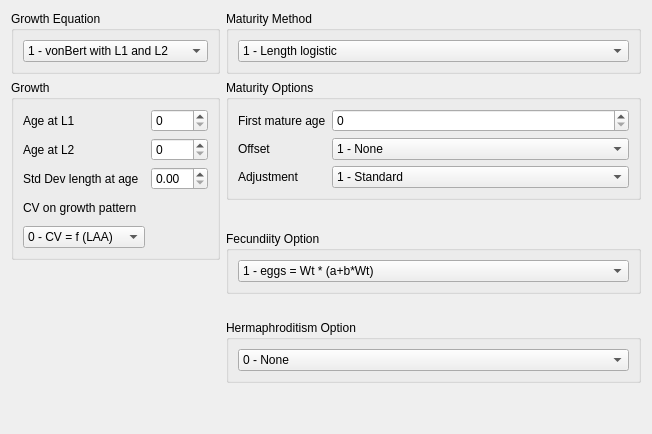
     <widget class="QWidget" name="tab_growth">
      <attribute name="title">
       <string>Growth/Maturity</string>
      </attribute>
      <layout class="QHBoxLayout" name="horizontalLayout_4">
       <item>
        <layout class="QGridLayout" name="gridLayout_2">
         <item row="0" column="1">
          <widget class="QGroupBox" name="groupBox_6">
           <property name="title">
            <string>Maturity Method</string>
           </property>
           <layout class="QVBoxLayout" name="verticalLayout_5">
            <item>
             <widget class="QComboBox" name="comboBox_maturity_method">
              <item>
               <property name="text">
                <string>1 - Length logistic</string>
               </property>
              </item>
              <item>
               <property name="text">
                <string>2 - Age logistic</string>
               </property>
              </item>
              <item>
               <property name="text">
                <string>3 - Read age/maturity matrix by growth pattern</string>
               </property>
              </item>
              <item>
               <property name="text">
                <string>4 - Read age/fecundity</string>
               </property>
              </item>
              <item>
               <property name="text">
                <string>5 - Read fecundity and weight from wtatage.ss</string>
               </property>
              </item>
             </widget>
            </item>
           </layout>
          </widget>
         </item>
         <item row="1" column="1">
          <widget class="QGroupBox" name="groupBox_7">
           <property name="title">
            <string>Maturity Options</string>
           </property>
           <layout class="QGridLayout" name="gridLayout_4">
            <item row="0" column="0">
             <widget class="QLabel" name="label_6">
              <property name="text">
               <string>First mature age</string>
              </property>
             </widget>
            </item>
            <item row="1" column="1">
             <widget class="QComboBox" name="comboBox_maturity_offset">
              <item>
               <property name="text">
                <string>1 - None</string>
               </property>
              </item>
              <item>
               <property name="text">
                <string>2 - M, G, CV_G as offset from female-GP1</string>
               </property>
              </item>
              <item>
               <property name="text">
                <string>3 - Like SS2 V1.X</string>
               </property>
              </item>
             </widget>
            </item>
            <item row="2" column="0">
             <widget class="QLabel" name="label_5">
              <property name="text">
               <string>Adjustment</string>
              </property>
             </widget>
            </item>
            <item row="1" column="0">
             <widget class="QLabel" name="label_4">
              <property name="text">
               <string>Offset</string>
              </property>
             </widget>
            </item>
            <item row="0" column="1">
             <widget class="QSpinBox" name="spinBox_maturity_first"/>
            </item>
            <item row="2" column="1">
             <widget class="QComboBox" name="comboBox_maturity_adjustment">
              <item>
               <property name="text">
                <string>1 - Standard</string>
               </property>
              </item>
              <item>
               <property name="text">
                <string>2 - Logistic transform keeps in base parm bounds</string>
               </property>
              </item>
              <item>
               <property name="text">
                <string>3 - Standard with no bounds check</string>
               </property>
              </item>
             </widget>
            </item>
           </layout>
          </widget>
         </item>
         <item row="0" column="0">
          <widget class="QGroupBox" name="groupBox_4">
           <property name="title">
            <string>Growth Equation</string>
           </property>
           <layout class="QVBoxLayout" name="verticalLayout_4">
            <item>
             <widget class="QComboBox" name="comboBox_growth_equation">
              <item>
               <property name="text">
                <string>1 - vonBert with L1 and L2</string>
               </property>
              </item>
              <item>
               <property name="text">
                <string>2 - Richards with L1 and L2</string>
               </property>
              </item>
              <item>
               <property name="text">
                <string>3 - Age specific</string>
               </property>
              </item>
              <item>
               <property name="text">
                <string>4 - not implemented</string>
               </property>
              </item>
             </widget>
            </item>
           </layout>
          </widget>
         </item>
         <item row="1" column="0" rowspan="3">
          <widget class="QGroupBox" name="groupBox_5">
           <property name="title">
            <string>Growth</string>
           </property>
           <layout class="QGridLayout" name="gridLayout_3">
            <item row="1" column="0">
             <widget class="QLabel" name="label_8">
              <property name="text">
               <string>Age at L2</string>
              </property>
             </widget>
            </item>
            <item row="2" column="2">
             <widget class="QDoubleSpinBox" name="doubleSpinBox_len_at_age_sd"/>
            </item>
            <item row="4" column="0" colspan="2">
             <widget class="QComboBox" name="comboBox_growth_cv">
              <item>
               <property name="text">
                <string>0 - CV = f (LAA)</string>
               </property>
              </item>
              <item>
               <property name="text">
                <string>1 - CV = F (A)</string>
               </property>
              </item>
              <item>
               <property name="text">
                <string>2 - CV = F (LAA)</string>
               </property>
              </item>
              <item>
               <property name="text">
                <string>3 - SD = F (A)</string>
               </property>
              </item>
              <item>
               <property name="text">
                <string>4 - logSD = F (A)</string>
               </property>
              </item>
             </widget>
            </item>
            <item row="1" column="2">
             <widget class="QSpinBox" name="spinBox_age_L2">
              <property name="maximum">
               <number>999</number>
              </property>
             </widget>
            </item>
            <item row="2" column="0">
             <widget class="QLabel" name="label_9">
              <property name="text">
               <string>Std Dev length at age</string>
              </property>
             </widget>
            </item>
            <item row="3" column="0">
             <widget class="QLabel" name="label_10">
              <property name="text">
               <string>CV on growth pattern</string>
              </property>
             </widget>
            </item>
            <item row="0" column="2">
             <widget class="QSpinBox" name="spinBox_age_L1"/>
            </item>
            <item row="0" column="0">
             <widget class="QLabel" name="label_7">
              <property name="text">
               <string>Age at L1</string>
              </property>
             </widget>
            </item>
           </layout>
          </widget>
         </item>
         <item row="7" column="1">
          <spacer name="verticalSpacer_5">
           <property name="orientation">
            <enum>Qt::Vertical</enum>
           </property>
           <property name="sizeHint" stdset="0">
            <size>
             <width>20</width>
             <height>40</height>
            </size>
           </property>
          </spacer>
         </item>
         <item row="6" column="1">
          <widget class="QGroupBox" name="groupBox_22">
           <property name="title">
            <string>Hermaphroditism Option</string>
           </property>
           <layout class="QHBoxLayout" name="horizontalLayout_12">
            <item>
             <widget class="QComboBox" name="comboBox_herm_option">
              <item>
               <property name="text">
                <string>0 - None</string>
               </property>
              </item>
              <item>
               <property name="text">
                <string>1 - Age specific function</string>
               </property>
              </item>
             </widget>
            </item>
           </layout>
          </widget>
         </item>
         <item row="3" column="1" rowspan="2">
          <widget class="QGroupBox" name="groupBox_8">
           <property name="title">
            <string>Fecundiity Option</string>
           </property>
           <layout class="QVBoxLayout" name="verticalLayout_6">
            <item>
             <widget class="QComboBox" name="comboBox_fecundity_option">
              <item>
               <property name="text">
                <string>1 - eggs = Wt * (a+b*Wt)</string>
               </property>
              </item>
              <item>
               <property name="text">
                <string>2 - eggs = a * L^b</string>
               </property>
              </item>
              <item>
               <property name="text">
                <string>3 - eggs = a * Wt^b</string>
               </property>
              </item>
              <item>
               <property name="text">
                <string>4 - eggs = a + b * L</string>
               </property>
              </item>
              <item>
               <property name="text">
                <string>5 - eggs = a + b * Wt</string>
               </property>
              </item>
             </widget>
            </item>
           </layout>
          </widget>
         </item>
         <item row="2" column="1">
          <widget class="QLabel" name="label_11">
           <property name="text">
            <string/>
           </property>
          </widget>
         </item>
         <item row="4" column="0">
          <widget class="QLabel" name="label_12">
           <property name="text">
            <string/>
           </property>
          </widget>
         </item>
         <item row="5" column="1">
          <widget class="QLabel" name="label_41">
           <property name="text">
            <string/>
           </property>
          </widget>
         </item>
         <item row="5" column="0" rowspan="3">
          <spacer name="verticalSpacer_3">
           <property name="orientation">
            <enum>Qt::Vertical</enum>
           </property>
           <property name="sizeType">
            <enum>QSizePolicy::Expanding</enum>
           </property>
           <property name="sizeHint" stdset="0">
            <size>
             <width>20</width>
             <height>40</height>
            </size>
           </property>
          </spacer>
         </item>
        </layout>
       </item>
      </layout>
     </widget>
